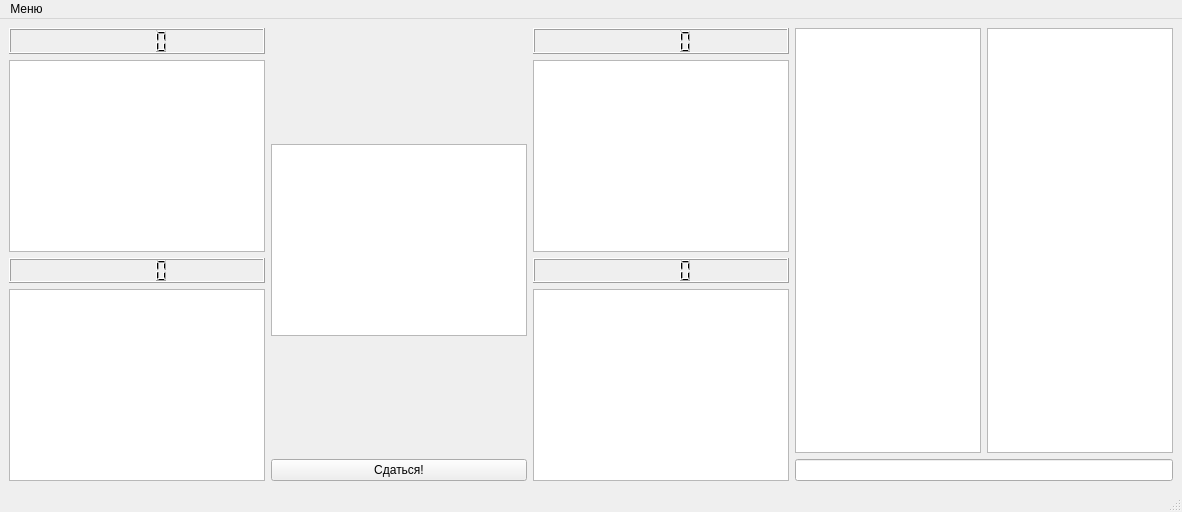
<ui version="4.0" >
 <class>MainWindow</class>
 <widget class="QMainWindow" name="MainWindow" >
  <property name="geometry" >
   <rect>
    <x>0</x>
    <y>0</y>
    <width>1182</width>
    <height>512</height>
   </rect>
  </property>
  <property name="windowTitle" >
   <string>Racing</string>
  </property>
  <widget class="QWidget" name="centralwidget" >
   <layout class="QHBoxLayout" name="horizontalLayout" >
    <item>
     <layout class="QGridLayout" name="gridLayout" >
      <property name="sizeConstraint" >
       <enum>QLayout::SetFixedSize</enum>
      </property>
      <item row="0" column="0" >
       <widget class="QLCDNumber" name="score1" />
      </item>
      <item row="0" column="2" >
       <widget class="QLCDNumber" name="score3" />
      </item>
      <item row="1" column="0" >
       <widget class="QGraphicsView" name="gvPlayer1" >
        <property name="sizePolicy" >
         <sizepolicy vsizetype="Fixed" hsizetype="Fixed" >
          <horstretch>0</horstretch>
          <verstretch>0</verstretch>
         </sizepolicy>
        </property>
       </widget>
      </item>
      <item row="1" column="2" >
       <widget class="QGraphicsView" name="gvPlayer3" >
        <property name="sizePolicy" >
         <sizepolicy vsizetype="Fixed" hsizetype="Fixed" >
          <horstretch>0</horstretch>
          <verstretch>0</verstretch>
         </sizepolicy>
        </property>
       </widget>
      </item>
      <item row="2" column="0" >
       <widget class="QLCDNumber" name="score2" />
      </item>
      <item row="2" column="2" >
       <widget class="QLCDNumber" name="score4" />
      </item>
      <item rowspan="2" row="3" column="0" >
       <widget class="QGraphicsView" name="gvPlayer2" >
        <property name="sizePolicy" >
         <sizepolicy vsizetype="Fixed" hsizetype="Fixed" >
          <horstretch>0</horstretch>
          <verstretch>0</verstretch>
         </sizepolicy>
        </property>
       </widget>
      </item>
      <item rowspan="4" row="0" column="1" >
       <widget class="QGraphicsView" name="gvTable" >
        <property name="sizePolicy" >
         <sizepolicy vsizetype="Fixed" hsizetype="Fixed" >
          <horstretch>0</horstretch>
          <verstretch>0</verstretch>
         </sizepolicy>
        </property>
       </widget>
      </item>
      <item rowspan="2" row="3" column="2" >
       <widget class="QGraphicsView" name="gvPlayer4" >
        <property name="sizePolicy" >
         <sizepolicy vsizetype="Fixed" hsizetype="Fixed" >
          <horstretch>0</horstretch>
          <verstretch>0</verstretch>
         </sizepolicy>
        </property>
       </widget>
      </item>
      <item row="4" column="1" >
       <widget class="QPushButton" name="btnSurrender" >
        <property name="text" >
         <string>Сдаться!</string>
        </property>
       </widget>
      </item>
     </layout>
    </item>
    <item>
     <layout class="QGridLayout" name="gridLayout_2" >
      <item row="0" column="0" >
       <widget class="QTextEdit" name="textEdit" >
        <property name="readOnly" >
         <bool>true</bool>
        </property>
       </widget>
      </item>
      <item row="0" column="1" >
       <widget class="QListWidget" name="listWidget" />
      </item>
      <item row="1" column="0" colspan="2" >
       <widget class="QLineEdit" name="lineEdit" />
      </item>
     </layout>
    </item>
   </layout>
  </widget>
  <widget class="QMenuBar" name="menubar" >
   <property name="geometry" >
    <rect>
     <x>0</x>
     <y>0</y>
     <width>1182</width>
     <height>22</height>
    </rect>
   </property>
   <widget class="QMenu" name="menu" >
    <property name="title" >
     <string>Меню</string>
    </property>
    <addaction name="actionStartGame" />
    <addaction name="actionDisconnectFromServer" />
    <addaction name="separator" />
    <addaction name="a_exit" />
   </widget>
   <addaction name="menu" />
  </widget>
  <widget class="QStatusBar" name="statusbar" />
  <action name="a_exit" >
   <property name="text" >
    <string>Выход</string>
   </property>
  </action>
  <action name="actionDisconnectFromServer" >
   <property name="text" >
    <string>Отключится от сервера</string>
   </property>
  </action>
  <action name="actionReconnectToServer" >
   <property name="text" >
    <string>Переподключиться к серверу</string>
   </property>
  </action>
  <action name="actionStartGame" >
   <property name="text" >
    <string>Начать игру</string>
   </property>
  </action>
 </widget>
 <resources/>
 <connections/>
</ui>
